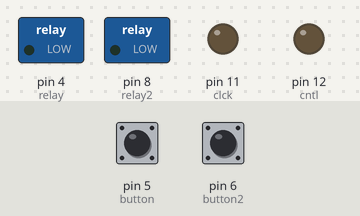
A sketch run on a simulated Arduino Uno, built with avr-gcc and run on an emulated ATmega328P. On the bench: switched loads named in the sketch (green lamp = pin HIGH), output pins drawn as LEDs (lit = HIGH). The inputs (shaded band) are chosen by the test bench; at power-on: pin 5 (button) LOW, pin 6 (button2) LOW.

Above: at 1.2 s.
1.3 s: pin 5 (button) pulled HIGH for 0.15 s
At 1.7 s:
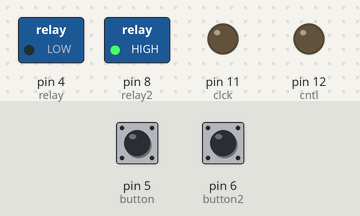
At 4.86 s:
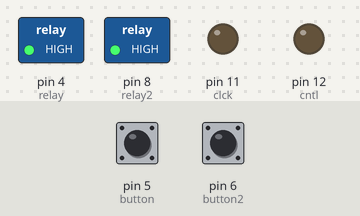
Timing chart, 0 to 13.4 s (numbered marks = the images above; inputs shaded):
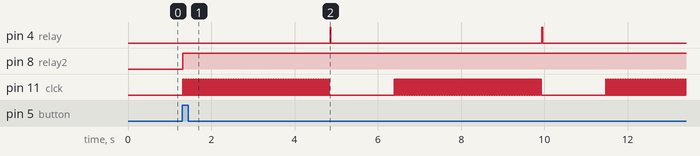

The sketch:

new_adg.ino
```cpp
int clck = 11;
int cntl = 12;
int relay = 4;
int button = 5;
int button2 = 6   ;
int relay2 = 8;

boolean buttonState = LOW;
void setup() {

  pinMode(clck, OUTPUT);
  pinMode(cntl, OUTPUT);
  pinMode(relay, OUTPUT);
  pinMode(relay2, OUTPUT);
  pinMode(button, INPUT);
  pinMode(button2, INPUT);

}

void loop()
{
  NextRotation();
  if (debounceButton(buttonState) == HIGH && buttonState == LOW) // if we press the button means if it high following the next steps//
  {
    digitalWrite(relay2, HIGH);   // this for single phase motor turnning on//
    for ( int i = 0; i <= 35; i++) // this for 36 steps to complete the one cycle//
    {

      for (int i = 0; i <= 117; i++) // this for given pulse to the stepper motor. 24 pulses for 10 degree//
      {
        digitalWrite (clck, HIGH);
        delay(15);
        digitalWrite(clck, LOW);
        delay(15);

      }
      digitalWrite(relay, HIGH); // this code for energising pressure valve//
      delay(20);
      digitalWrite(relay, LOW);
      delay(20);
     delay(1500);
    }
     // after completing 10degree it takes this delay//

   digitalWrite(relay2, LOW);
  }


}
boolean debounceButton(boolean buttonState)  // debounce button code // // state is we give low in the starting //
{
  boolean stateNow = digitalRead(button);     // read the state of the button pressing //
  if (buttonState!= stateNow) // if it high means it is set in the buttonState//
  {
    delay (10); // waiting for 10 second for debouncing//
    stateNow = digitalRead(button); // again it check the value of button state//
  }
  return stateNow;

}

void NextRotation() // this program for switch 2//
{
  if (debounceButton1(buttonState) == HIGH && buttonState == LOW)
  {
     digitalWrite(relay2, HIGH);
     for (int i=0; i<=56; i++)

  {
    digitalWrite (clck, HIGH);
    delay(10);
    digitalWrite(clck,LOW);
    delay(10);
  }

    for ( int i = 0; i <= 35; i++)
    {

      for (int i = 0; i <= 117; i++)
      {
        digitalWrite (clck, HIGH);
        delay(15);
        digitalWrite(clck, LOW);
        delay(15);

      }
      digitalWrite(relay, HIGH);
      delay(20);
      digitalWrite(relay, LOW);
      delay(20);
          delay(1500);

  }
    digitalWrite(relay2, LOW);
  }

}
boolean debounceButton1(boolean buttonState)
{

  boolean statenow = digitalRead(button2);
  if (buttonState != statenow)
  {
    delay (10);
    statenow = digitalRead(button2);
  }
  return statenow;
}
```

Measured:
- after the input at 1.3 s, pin 4 (relay): alternates HIGH for 0.02 s and LOW for 5.1 s, starting after 3.6 s; pin 8 (relay2): LOW → HIGH at once; pin 11 (clck): LOW → HIGH at once, then moves between LOW and HIGH, repeating every 5.1 s
